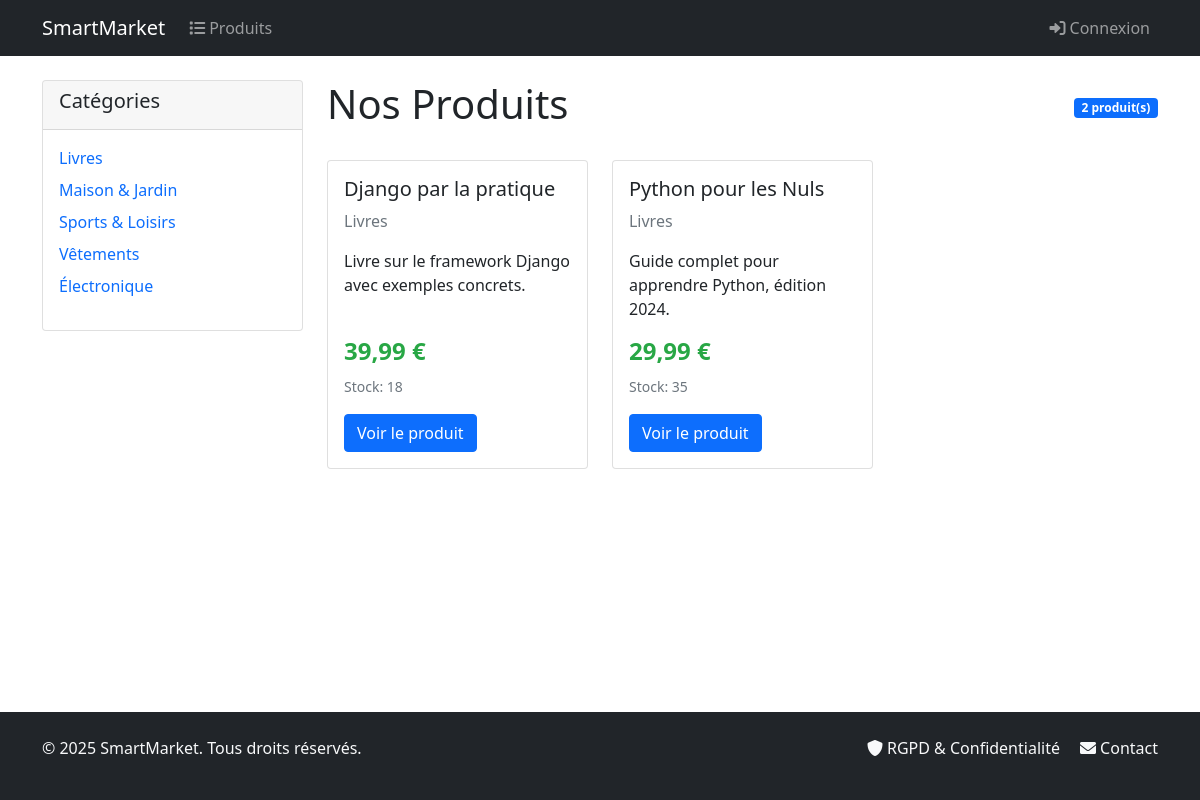
The app's page /?category=livres with its own data.
### catalog/models.py (models this page shows, shortened)
class Category(models.Model):
    name = models.CharField(max_length=100, unique=True, verbose_name="Nom")
    slug = models.SlugField(max_length=100, unique=True, verbose_name="Slug")
    created_at = models.DateTimeField(
        auto_now_add=True, verbose_name="Date de création"
    )
    updated_at = models.DateTimeField(
        auto_now=True, verbose_name="Date de modification"
    )
    class Meta:
        verbose_name = "Catégorie"
        verbose_name_plural = "Catégories"
        ordering = ["name"]

class Product(models.Model):
    category = models.ForeignKey(
        Category,
        on_delete=models.PROTECT,
        related_name="products",
        verbose_name="Catégorie",
    )
    name = models.CharField(max_length=200, verbose_name="Nom")
    slug = models.SlugField(max_length=200, verbose_name="Slug")
    description = models.TextField(blank=True, verbose_name="Description")
    price = models.DecimalField(
        max_digits=10,
        decimal_places=2,
        validators=[MinValueValidator(0)],
        verbose_name="Prix",
    )
    stock = models.PositiveIntegerField(default=0, verbose_name="Stock")
    is_active = models.BooleanField(default=True, verbose_name="Actif")
    created_at = models.DateTimeField(
        auto_now_add=True, verbose_name="Date de création"
    )
    updated_at = models.DateTimeField(
        auto_now=True, verbose_name="Date de modification"
    )
    class Meta:
        verbose_name = "Produit"
        verbose_name_plural = "Produits"
        ordering = ["-created_at"]
        constraints = [
            models.UniqueConstraint(
                fields=["category", "slug"], name="unique_product_per_category"
            ),
            models.CheckConstraint(
                check=models.Q(price__gte=0), name="price_non_negative"
            ),
        ]
        indexes = [
            models.Index(fields=["slug"], name="product_slug_idx"),
            models.Index(
                fields=["category", "is_active"], name="product_category_active_idx"
            ),
        ]

### catalog/views.py (the view)
# urls.py: path("", views.ProductListView.as_view(), name="product_list"),
class ProductListView(ListView):
    model = Product
    template_name = "catalog/products/product_list.html"
    context_object_name = "products"
    paginate_by = 12
    def get_queryset(self):
        queryset = (
            Product.objects.filter(is_active=True)
            .select_related("category")
            .order_by("-created_at")
        )
        category_slug = self.request.GET.get("category")
        if category_slug:
            queryset = queryset.filter(category__slug=category_slug)
        return queryset
    def get_context_data(self, **kwargs):
        context = super().get_context_data(**kwargs)
        context["categories"] = Category.objects.all().order_by("name")
        return context

### templates/catalog/products/product_list.html (shortened to what this page needs)
{% extends 'base.html' %}
{% block content %}
<div class="row">
    <div class="col-md-3">
        <div class="card">
            <div class="card-header">
                <h5>Catégories</h5>
            </div>
            <div class="card-body">
                <ul class="list-unstyled">
                    {% for category in categories %}
                    <li class="mb-2">
                        <a href="?category={{ category.slug }}" class="text-decoration-none">
                            {{ category.name }}
                        </a>
                    </li>
                    {% endfor %}
                </ul>
            </div>
        </div>
    </div>
    <div class="col-md-9">
        <div class="d-flex justify-content-between align-items-center mb-4">
            <h1>Nos Produits</h1>
            <span class="badge bg-primary">{{ products|length }} produit(s)</span>
        </div>
        {% if products %}
            <div class="row">
                {% for product in products %}
                <div class="col-md-4 mb-4">
                    <div class="card product-card h-100">
                        <div class="card-body d-flex flex-column">
                            <h5 class="card-title">{{ product.name }}</h5>
                            <p class="card-text text-muted">{{ product.category.name }}</p>
                            <p class="card-text flex-grow-1">
                                {% if product.description %}
                                    {{ product.description|truncatewords:15 }}
                                {% else %}
                                    Aucune description disponible.
                                {% endif %}
                            </p>
                            <div class="mt-auto">
                                <p class="price h4">{{ product.price }} €</p>
                                <p class="card-text">
                                    <small class="text-muted">
                                        Stock:
                                        <span class="{% if product.stock == 0 %}stock-low{% elif product.stock < 10 %}stock-medium{% endif %}">
                                            {{ product.stock }}
                                        </span>
                                    </small>
                                </p>
                                <a href="{% url 'catalog:product_detail' product.slug %}" class="btn btn-primary">
                                    Voir le produit
                                </a>
                            </div>
                        </div>
                    </div>
                </div>
                {% endfor %}
            </div>
        {% else %}
            <div class="text-center py-5">
                <h3>Aucun produit trouvé</h3>
                <p class="text-muted">Il n'y a actuellement aucun produit disponible.</p>
            </div>
        {% endif %}
    </div>
</div>
{% endblock %}

### templates/base.html (style rules this page uses)
html, body { height: 100%; margin: 0; padding: 0; }
body { display: flex; flex-direction: column; }
.product-card { transition: transform 0.2s; }
.price { font-weight: bold; color: #28a745; }

### records on screen
Category: name "Livres"
Category: name "Maison & Jardin"
Category: name "Sports & Loisirs"
Category: name "Vêtements"
Category: name "Électronique"
Product: name "Django par la pratique", category.name "Livres", description "Livre sur le framework Django avec exemples concrets.", price "39,99", stock "18"
Product: name "Python pour les Nuls", category.name "Livres", description "Guide complet pour apprendre Python, édition 2024.", price "29,99", stock "35"

### other values on screen
{{ products|length }} "2"
